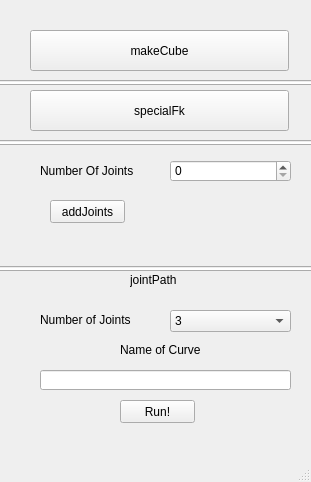
<?xml version="1.0" encoding="UTF-8"?>
<ui version="4.0">
 <class>MainWindow</class>
 <widget class="QMainWindow" name="MainWindow">
  <property name="geometry">
   <rect>
    <x>0</x>
    <y>0</y>
    <width>311</width>
    <height>482</height>
   </rect>
  </property>
  <property name="windowTitle">
   <string>MainWindow</string>
  </property>
  <widget class="QWidget" name="centralwidget">
   <widget class="QPushButton" name="makeCube">
    <property name="geometry">
     <rect>
      <x>30</x>
      <y>30</y>
      <width>259</width>
      <height>41</height>
     </rect>
    </property>
    <property name="text">
     <string>makeCube</string>
    </property>
   </widget>
   <widget class="QPushButton" name="specialFk">
    <property name="geometry">
     <rect>
      <x>30</x>
      <y>90</y>
      <width>259</width>
      <height>41</height>
     </rect>
    </property>
    <property name="text">
     <string>specialFk</string>
    </property>
   </widget>
   <widget class="QSpinBox" name="numberOfJoints">
    <property name="geometry">
     <rect>
      <x>170</x>
      <y>160</y>
      <width>121</width>
      <height>22</height>
     </rect>
    </property>
   </widget>
   <widget class="QLabel" name="label">
    <property name="geometry">
     <rect>
      <x>40</x>
      <y>160</y>
      <width>101</width>
      <height>21</height>
     </rect>
    </property>
    <property name="text">
     <string>Number Of Joints</string>
    </property>
   </widget>
   <widget class="QPushButton" name="addJoints">
    <property name="geometry">
     <rect>
      <x>50</x>
      <y>200</y>
      <width>75</width>
      <height>23</height>
     </rect>
    </property>
    <property name="text">
     <string>addJoints</string>
    </property>
   </widget>
   <widget class="QSpinBox" name="jointNumber">
    <property name="geometry">
     <rect>
      <x>50</x>
      <y>230</y>
      <width>0</width>
      <height>0</height>
     </rect>
    </property>
   </widget>
   <widget class="QComboBox" name="comboBox">
    <property name="geometry">
     <rect>
      <x>170</x>
      <y>310</y>
      <width>121</width>
      <height>22</height>
     </rect>
    </property>
    <item>
     <property name="text">
      <string>3</string>
     </property>
    </item>
    <item>
     <property name="text">
      <string>5</string>
     </property>
    </item>
   </widget>
   <widget class="QLineEdit" name="text">
    <property name="geometry">
     <rect>
      <x>40</x>
      <y>370</y>
      <width>251</width>
      <height>20</height>
     </rect>
    </property>
   </widget>
   <widget class="QPushButton" name="jointPath">
    <property name="geometry">
     <rect>
      <x>120</x>
      <y>400</y>
      <width>75</width>
      <height>23</height>
     </rect>
    </property>
    <property name="text">
     <string>Run!</string>
    </property>
   </widget>
   <widget class="QLineEdit" name="text_2">
    <property name="geometry">
     <rect>
      <x>-20</x>
      <y>266</y>
      <width>371</width>
      <height>5</height>
     </rect>
    </property>
   </widget>
   <widget class="QLineEdit" name="text_3">
    <property name="geometry">
     <rect>
      <x>-30</x>
      <y>140</y>
      <width>371</width>
      <height>5</height>
     </rect>
    </property>
   </widget>
   <widget class="QLineEdit" name="text_4">
    <property name="geometry">
     <rect>
      <x>-40</x>
      <y>80</y>
      <width>371</width>
      <height>5</height>
     </rect>
    </property>
   </widget>
   <widget class="QLabel" name="label_2">
    <property name="geometry">
     <rect>
      <x>130</x>
      <y>270</y>
      <width>71</width>
      <height>20</height>
     </rect>
    </property>
    <property name="text">
     <string>jointPath</string>
    </property>
   </widget>
   <widget class="QLabel" name="label_3">
    <property name="geometry">
     <rect>
      <x>40</x>
      <y>310</y>
      <width>121</width>
      <height>20</height>
     </rect>
    </property>
    <property name="text">
     <string>Number of Joints</string>
    </property>
   </widget>
   <widget class="QLabel" name="label_4">
    <property name="geometry">
     <rect>
      <x>120</x>
      <y>340</y>
      <width>121</width>
      <height>20</height>
     </rect>
    </property>
    <property name="text">
     <string>Name of Curve</string>
    </property>
   </widget>
  </widget>
  <widget class="QMenuBar" name="menubar">
   <property name="geometry">
    <rect>
     <x>0</x>
     <y>0</y>
     <width>311</width>
     <height>21</height>
    </rect>
   </property>
  </widget>
  <widget class="QStatusBar" name="statusbar"/>
 </widget>
 <resources/>
 <connections>
  <connection>
   <sender>comboBox</sender>
   <signal>currentIndexChanged(int)</signal>
   <receiver>jointNumber</receiver>
   <slot>setValue(int)</slot>
   <hints>
    <hint type="sourcelabel">
     <x>187</x>
     <y>263</y>
    </hint>
    <hint type="destinationlabel">
     <x>66</x>
     <y>269</y>
    </hint>
   </hints>
  </connection>
 </connections>
</ui>
